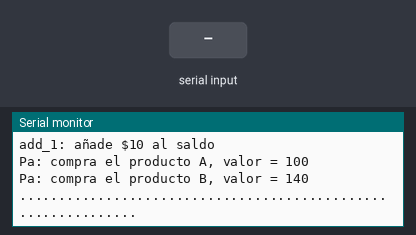
This sketch was run on a simulated ESP32. Shown: the last lines printed to the serial monitor. Inputs (shaded band) come from the test bench.

Above: at 6.7 s.
6.8 s: "A" received over Serial
At 7.3 s:
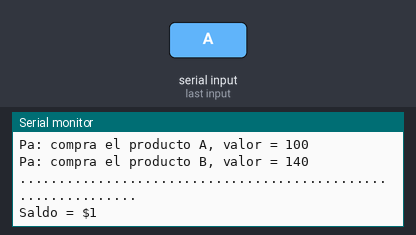
8.3 s: "D" received over Serial
At 9.6 s:
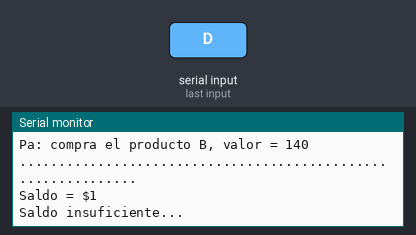

Measured:
- after the input at 6.8 s, the serial monitor: prints a new line at once (image 1)
- after the input at 8.3 s, the serial monitor: prints a new line at once (image 2)

The sketch:

my_spending_machine.ino
```cpp
char command;
int saldo = 0;
const int precio_A = 100;
const int precio_B = 140;


void setup() {
  Serial.begin(9600);
  Serial.println("Bienvenido a la máquina expendedora");
  delay(500);
  Serial.println("Utilice los siguientes comandos para interactuar con ella");
  delay(1000);
  Serial.println("add_1: añade $1 al saldo");
  delay(1000);
  Serial.println("add_1: añade $5 al saldo");
  delay(1000);
  Serial.println("add_1: añade $10 al saldo");
  delay(1000);
  Serial.print("Pa: compra el producto A, valor = "); Serial.println(precio_A);
  delay(1000);
  Serial.print("Pa: compra el producto B, valor = "); Serial.println(precio_B);
  Serial.println("..............................................................");
}

void loop() {
    command = Serial.read();
    if(command == 'A'){
      saldo = saldo + 1;
      Serial.print("Saldo = $");
      Serial.println(saldo);
    }

    if(command == 'B'){
      saldo = saldo + 5;
      Serial.print("Saldo = $");
      Serial.println(saldo);
    }

    if(command == 'C'){
      saldo = saldo + 10;
      Serial.print("Saldo = $");
      Serial.println(saldo);
    }

    ////////////////////////////////////////////////////   Productos ////////////////////////////////////////////////////

    if(command == 'D'){
      if(saldo >= precio_A){
        saldo = saldo - precio_A;
        Serial.println("Producto A comprado exitosamente.");
        Serial.print("Saldo = $");
        Serial.println(saldo);
      }
      else{
        Serial.println("Saldo insuficiente...");
      }
    }

    ////////////////////////////////////////////////////////////////////////////////////////////////////////////////////////////////////////////////////////////

    if(command == 'E'){
      if(saldo >= precio_B){
        saldo = saldo - precio_B;
        Serial.println("Producto B comprado exitosamente.");
        Serial.print("Saldo = $");
        Serial.println(saldo);
      }
      else{
        Serial.println("Saldo insuficiente...");
      }
    }

    ////////////////////////////////////////////////////////////////////////////////////////////////////////////////////////////////////////////////////////////

}
```
